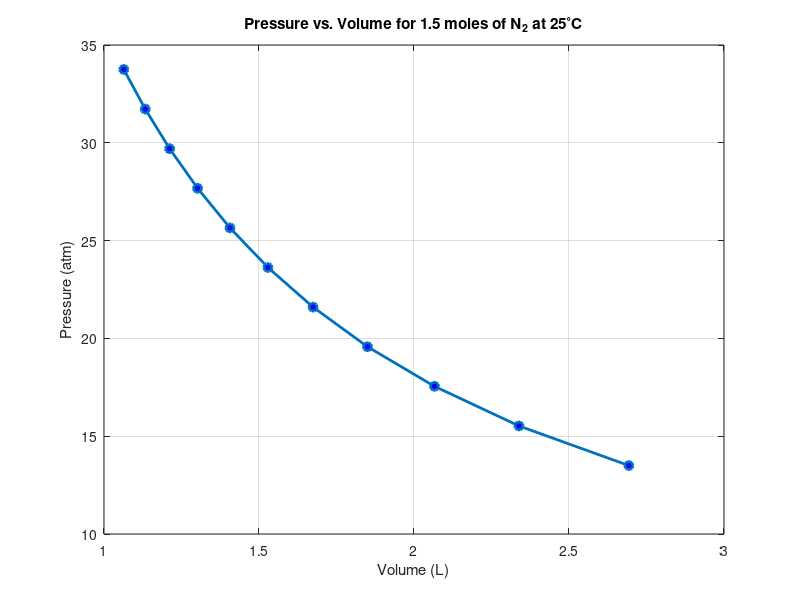

Recreate this plot in MATLAB.
% =========================================================================
% University of Lagos, Akoka, Lagos
% Chemical Engineering Department, CHG 433: Chemical Engineering Analysis
% 2025/2026 Academic Session - Group Assignment II (Question 2)
% =========================================================================

clc; clear; close all;

fprintf('==================================================\n');
fprintf('   CHG 433 Assignment II - Q2 MATLAB Solution\n');
fprintf('==================================================\n\n');

%% ========================================================================
% Q2a: RESISTANCE TEMPERATURE DETECTOR (RTD)
% Requirement: Write your own program. DO NOT use built-in functions.
% =========================================================================
fprintf('--- Q2a: RTD Temperature Determination ---\n');

% Constants
R0 = 100;
A  = 5.485e-3;
B  = 6.65e-6;
C  = 2.805e-11;
D  = -2e-17;
RT_target = 300;

% Define the function f(T) = RT(T) - 300 = 0
% and its derivative f'(T) for Newton-Raphson
f  = @(T) R0 * (1 + A*T + B*T^2 + C*T^4 + D*T^6) - RT_target;
df = @(T) R0 * (A + 2*B*T + 4*C*T^3 + 6*D*T^5);

% 1. Newton-Raphson Method (Custom Implementation)
tol = 1e-6;
max_iter = 100;
T_nr = 300; % Initial guess
iter_nr = 0;
error = 100;

while error > tol && iter_nr < max_iter
    T_new = T_nr - f(T_nr)/df(T_nr);
    error = abs(T_new - T_nr);
    T_nr = T_new;
    iter_nr = iter_nr + 1;
end

fprintf('1) Newton-Raphson Method:\n');
fprintf('   Temperature = %.4f deg C (converged in %d iterations)\n\n', T_nr, iter_nr);

% 2. Interval Bisection Method (Custom Implementation)
T_low = 0;
T_high = 500; % We know the root is around 250-300 based on RT
iter_bisect = 0;

if f(T_low) * f(T_high) > 0
    fprintf('Bisection error: f(T_low) and f(T_high) have the same sign.\n');
else
    while (T_high - T_low) / 2 > tol && iter_bisect < max_iter
        T_mid = (T_low + T_high) / 2;
        if f(T_mid) == 0
            break; % Exact root found
        elseif f(T_low) * f(T_mid) < 0
            T_high = T_mid;
        else
            T_low = T_mid;
        end
        iter_bisect = iter_bisect + 1;
    end
    T_bisect = (T_low + T_high) / 2;
    
    fprintf('2) Interval Bisection Method:\n');
    fprintf('   Temperature = %.4f deg C (converged in %d iterations)\n', T_bisect, iter_bisect);
end
fprintf('\n');


%% ========================================================================
% Q2b: VAN DER WAALS EQUATION OF STATE
% Requirement: Use built-in functions.
% =========================================================================
fprintf('--- Q2b: van der Waals Gas Volume ---\n');

% Constants
n = 1.5;            % moles
R = 0.08206;        % (L atm)/(mole K)
a = 1.39;           % L^2 atm/mole^2
b = 0.03913;        % L/mole
T_k = 25 + 273.15;  % Convert 25 deg C to Kelvin

% Pressure multipliers (Base + 15%, 30%, etc. above base)
% Base is 13.5 atm. Above base means Base * (1 + percentage/100)
base_P = 13.5;
percentages = [0, 15, 30, 45, 60, 75, 90, 105, 120, 135, 150];
P_array = base_P .* (1 + percentages/100);

% Initialize volume array
V_array = zeros(length(P_array), 1);

fprintf('   %% Above Base | Pressure (atm) | Volume (L) \n');
fprintf('   -------------------------------------------\n');

% Loop through each pressure and solve for V using built-in fzero
for i = 1:length(P_array)
    P_val = P_array(i);
    
    % Function to solve: f(V) = nRT/(V-nb) - n^2a/V^2 - P = 0
    vdw_func = @(V) (n*R*T_k)/(V - n*b) - (n^2*a)/(V^2) - P_val;
    
    % Initial guess using Ideal Gas Law (V = nRT/P)
    V_guess = (n * R * T_k) / P_val;
    
    % Use built-in 'fzero' to find the root
    V_sol = fzero(vdw_func, V_guess);
    V_array(i) = V_sol;
    
    fprintf('     %3d %%      |     %6.2f     |   %.4f \n', percentages(i), P_val, V_sol);
end

fprintf('\n(Plotting Pressure vs Volume...)\n');

% Plotting Pressure vs Volume
figure('Name', 'van der Waals Isotherm (25 deg C)', 'Color', 'w');
plot(V_array, P_array, '-o', 'LineWidth', 2, 'MarkerSize', 6, 'MarkerFaceColor', 'b');
title('Pressure vs. Volume for 1.5 moles of N_2 at 25^\circC');
xlabel('Volume (L)');
ylabel('Pressure (atm)');
grid on;

fprintf('==================================================\n');
fprintf('Script executed successfully.\n');
